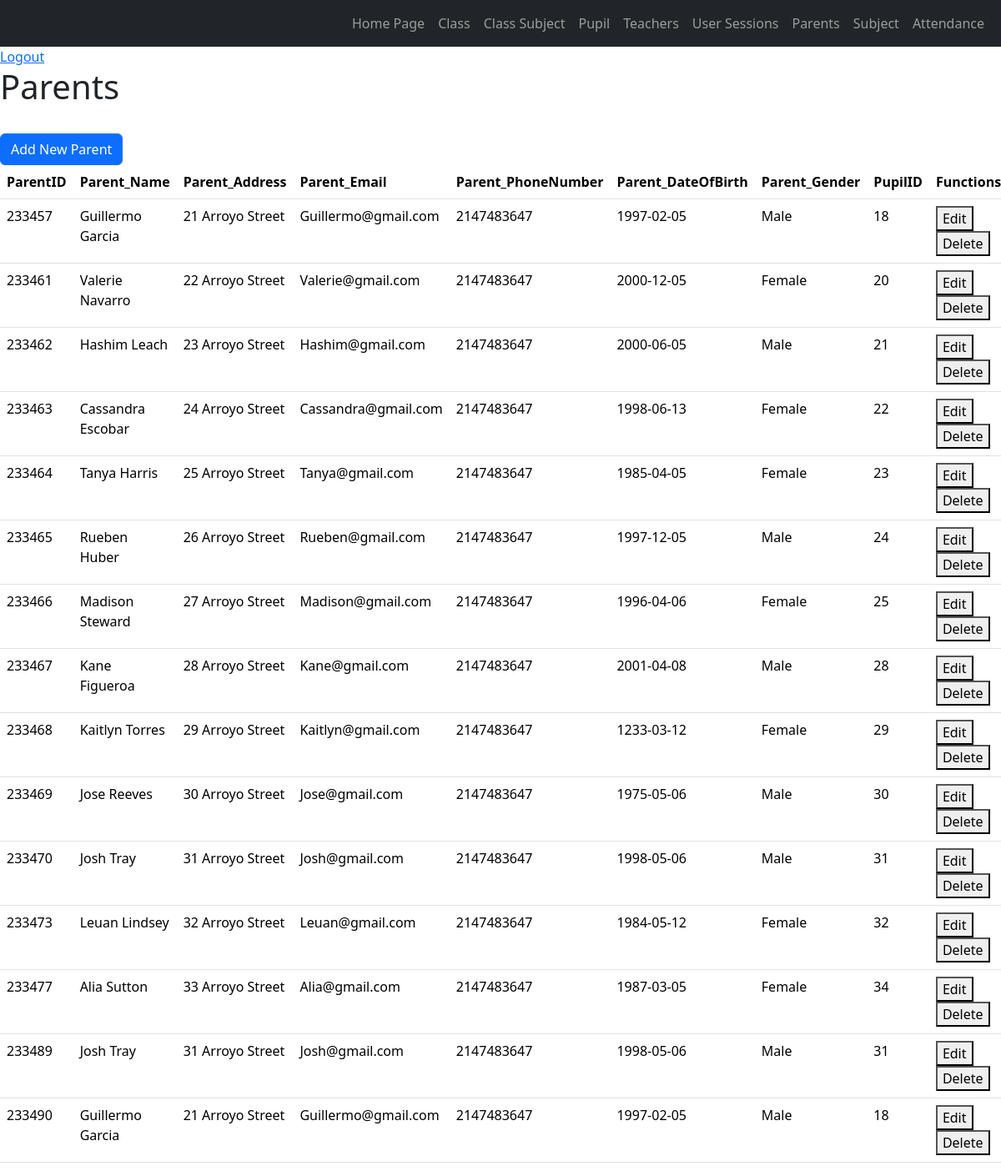
The app's page /test1/Parents.php (signed in) with its own data.
### tables this page shows
CREATE TABLE `parents` (
  `ParentID` int(11) NOT NULL,
  `Parent_Name` varchar(255) NOT NULL,
  `Parent_Address` varchar(255) NOT NULL,
  `Parent_Email` varchar(255) NOT NULL,
  `Parent_PhoneNumber` int(11) NOT NULL,
  `Parent_DateOfBirth` date NOT NULL,
  `Parent_Gender` varchar(255) NOT NULL,
  `PupilID` int(11) DEFAULT NULL
);

### test1/Parents.php (the view, shortened to what this page needs)
<?php
    include("functions.php");
?>
<!DOCTYPE html>
<html lang="en">
<head>
    <link href="https://cdn.jsdelivr.net/npm/bootstrap@5.3.1/dist/css/bootstrap.min.css" rel="stylesheet">
</head>
<body>
<header>
        <nav class="navbar navbar-expand-sm navbar-dark bg-dark">
            <div class="container-fluid">
                <div class="collapse navbar-collapse" id="collapsibleNavbar">
                    <ul class="navbar-nav ms-auto">
                        <li class="nav-item">
                            <a class="nav-link underline-on-hover" href="index.php">Home Page</a>
                        </li>
                        <li class="nav-item">
                            <a class="nav-link underline-on-hover" href="Class.php">Class</a>
                        </li>
                        <li class="nav-item">
                            <a class="nav-link underline-on-hover" href="ClassSubject.php">Class Subject</a>
                        </li>
                        <li class="nav-item">
                            <a class="nav-link underline-on-hover" href="Pupil.php">Pupil</a>
                        </li>
                        <li class="nav-item">
                            <a class="nav-link underline-on-hover" href="Teacher.php">Teachers</a>
                        </li>
                        <li class="nav-item">
                            <a class="nav-link underline-on-hover" href="UserSessions.php">User Sessions</a>
                        </li>
                        <li class="nav-item">
                            <a class="nav-link underline-on-hover" href="Parents.php">Parents</a>
                        </li>
                        <li class="nav-item">
                            <a class="nav-link underline-on-hover" href="Subject.php">Subject</a>
                        </li>
                        <li class="nav-item">
                            <a class="nav-link underline-on-hover" href="Attendance.php">Attendance</a>
                        </li>
                    </ul>
                </div>
            </div>
        </nav>
    </header>
    <a href="logout.php">Logout</a>
    <h1>Parents</h1>
    <br>
    <a class="btn btn-primary" href="AddNewParent.php" role="button">Add New Parent</a>
    <table class="table">
        <thead>
            <tr>
                <th>ParentID</th>
                <th>Parent_Name</th>
                <th>Parent_Address</th>
                <th>Parent_Email</th>
                <th>Parent_PhoneNumber</th>
                <th>Parent_DateOfBirth</th>
                <th>Parent_Gender</th>
                <th>PupilID</th>
                <th>Functions</th>
            </tr>
        </thead>
        <tbody>
        <?php
            $sql = "SELECT * FROM parents";
            $result = $connection -> query($sql);
            while ($row = $result -> fetch_assoc()) {
                echo "<tr>
                    <td>" . $row["ParentID"] . "</td>
                    <td>" . $row["Parent_Name"] . "</td>
                    <td>" . $row["Parent_Address"] . "</td>
                    <td>" . $row["Parent_Email"] . "</td>
                    <td>" . $row["Parent_PhoneNumber"] . "</td>
                    <td>" . $row["Parent_DateOfBirth"] . "</td>
                    <td>" . $row["Parent_Gender"] . "</td>
                    <td>" . $row["PupilID"] . "</td>
                    <td>
                        <button onclick=\"location.href='EditParent.php?action=EditParent&ParentID={$row['ParentID']}'\">Edit</button>
                        <button onclick=\"location.href='DeleteParent.php?action=DeleteParent&ParentID={$row['ParentID']}'\">Delete</button>
                    </td>
                </tr>";
            }
            ?>
        </tbody>
    </table>
</body>
</html>

### records on screen
parents: ParentID "233457", Parent_Name "Guillermo Garcia", Parent_Address "21 Arroyo Street", Parent_Email "Guillermo@gmail.com", Parent_PhoneNumber "2147483647", Parent_DateOfBirth "1997-02-05", Parent_Gender "Male", PupilID "18"
parents: ParentID "233461", Parent_Name "Valerie Navarro", Parent_Address "22 Arroyo Street", Parent_Email "Valerie@gmail.com", Parent_PhoneNumber "2147483647", Parent_DateOfBirth "2000-12-05", Parent_Gender "Female", PupilID "20"
parents: ParentID "233462", Parent_Name "Hashim Leach", Parent_Address "23 Arroyo Street", Parent_Email "Hashim@gmail.com", Parent_PhoneNumber "2147483647", Parent_DateOfBirth "2000-06-05", Parent_Gender "Male", PupilID "21"
parents: ParentID "233463", Parent_Name "Cassandra Escobar", Parent_Address "24 Arroyo Street", Parent_Email "Cassandra@gmail.com", Parent_PhoneNumber "2147483647", Parent_DateOfBirth "1998-06-13", Parent_Gender "Female", PupilID "22"
parents: ParentID "233464", Parent_Name "Tanya Harris", Parent_Address "25 Arroyo Street", Parent_Email "Tanya@gmail.com", Parent_PhoneNumber "2147483647", Parent_DateOfBirth "1985-04-05", Parent_Gender "Female", PupilID "23"
parents: ParentID "233465", Parent_Name "Rueben Huber", Parent_Address "26 Arroyo Street", Parent_Email "Rueben@gmail.com", Parent_PhoneNumber "2147483647", Parent_DateOfBirth "1997-12-05", Parent_Gender "Male", PupilID "24"
parents: ParentID "233466", Parent_Name "Madison Steward", Parent_Address "27 Arroyo Street", Parent_Email "Madison@gmail.com", Parent_PhoneNumber "2147483647", Parent_DateOfBirth "1996-04-06", Parent_Gender "Female", PupilID "25"
parents: ParentID "233467", Parent_Name "Kane Figueroa", Parent_Address "28 Arroyo Street", Parent_Email "Kane@gmail.com", Parent_PhoneNumber "2147483647", Parent_DateOfBirth "2001-04-08", Parent_Gender "Male", PupilID "28"
parents: ParentID "233468", Parent_Name "Kaitlyn Torres", Parent_Address "29 Arroyo Street", Parent_Email "Kaitlyn@gmail.com", Parent_PhoneNumber "2147483647", Parent_DateOfBirth "1233-03-12", Parent_Gender "Female", PupilID "29"
parents: ParentID "233469", Parent_Name "Jose Reeves", Parent_Address "30 Arroyo Street", Parent_Email "Jose@gmail.com", Parent_PhoneNumber "2147483647", Parent_DateOfBirth "1975-05-06", Parent_Gender "Male", PupilID "30"
parents: ParentID "233470", Parent_Name "Josh Tray", Parent_Address "31 Arroyo Street", Parent_Email "Josh@gmail.com", Parent_PhoneNumber "2147483647", Parent_DateOfBirth "1998-05-06", Parent_Gender "Male", PupilID "31"
parents: ParentID "233473", Parent_Name "Leuan Lindsey", Parent_Address "32 Arroyo Street", Parent_Email "Leuan@gmail.com", Parent_PhoneNumber "2147483647", Parent_DateOfBirth "1984-05-12", Parent_Gender "Female", PupilID "32"
parents: ParentID "233477", Parent_Name "Alia Sutton", Parent_Address "33 Arroyo Street", Parent_Email "Alia@gmail.com", Parent_PhoneNumber "2147483647", Parent_DateOfBirth "1987-03-05", Parent_Gender "Female", PupilID "34"
parents: ParentID "233489", Parent_Name "Josh Tray", Parent_Address "31 Arroyo Street", Parent_Email "Josh@gmail.com", Parent_PhoneNumber "2147483647", Parent_DateOfBirth "1998-05-06", Parent_Gender "Male", PupilID "31"
parents: ParentID "233490", Parent_Name "Guillermo Garcia", Parent_Address "21 Arroyo Street", Parent_Email "Guillermo@gmail.com", Parent_PhoneNumber "2147483647", Parent_DateOfBirth "1997-02-05", Parent_Gender "Male", PupilID "18"
